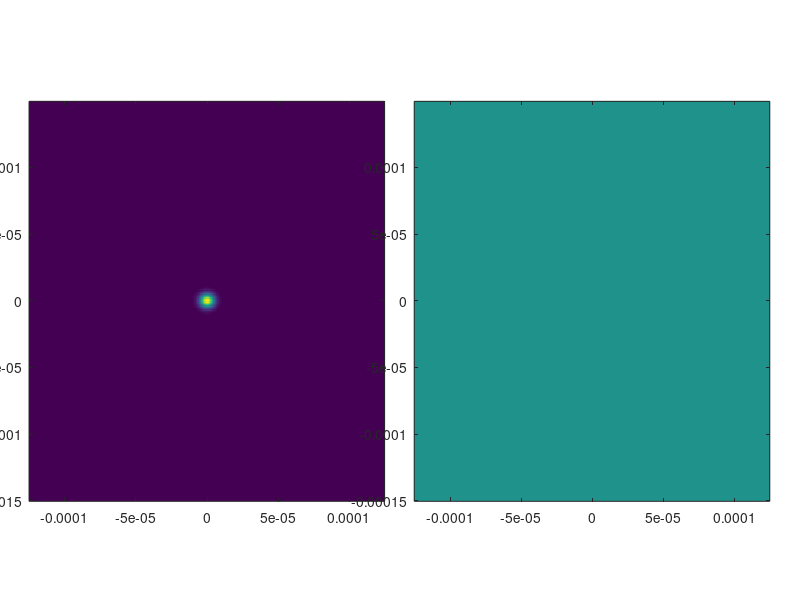

The MATLAB script that drew this image: (Note: this script raises an error after producing the figure.)
%%
% Author: Madhu Veettikazhy
% Date: 22 March 2018
% Gaussian beam (CW) electric field propagation from the 
% focal point (initial waist plane width is defined here) 
% back to the distal end of the optical fiber. 
% ***************************************************************************************************

%% User-specified general parameters
Nx = 600;                                                        % x resolution
Ny = 300;                                                         % y resolution
Nz = 100;                                                        % Number of z steps

Lx = 250e-6;                                                     % [m] x side length
Ly = 300e-6;                                                         % [m] y side length
Lz = 2e-3;                                                       % [m] z propagation distance

lambda = 632.8e-9;                                               % [m] Wavelength 
w = 10e-6;                                                       % [m] Initial waist plane 1/e^2 radius of the gaussian beam

%% Initialization of space and frequency grids
dx = Lx/Nx;
dy = Ly/Ny;
dz = Lz/Nz;

x = dx*(-Nx/2:Nx/2-1);
y = dy*(-Ny/2:Ny/2-1);
[X,Y] = ndgrid(x,y);

kx = 2*pi/Lx*(-Nx/2:Nx/2-1);
ky = 2*pi/Ly*(-Ny/2:Ny/2-1);
[kX,kY] = ndgrid(kx,ky);

%% Beam initialization
amplitude = exp(-2*(X.^2+Y.^2)/w^2);                             % Gaussian field amplitude
phase = zeros(Nx,Ny);                                            % Phase
E = amplitude.*exp(1i*phase);                                    % Electric field

%% Figure initialization
h_fig1 = figure(1);
set(h_fig1,'Position',[50 50 Nx*2+150 Ny+150]); clf;
h_ax1 = axes('Units','pixels','Position', [50 75 Nx Ny]);
h_im1 = imagesc(x,y,abs(E.').^2);
axis xy
set(h_ax1, 'xlimmode','manual', 'ylimmode','manual');

h_ax2 = axes('Units','pixels','Position', [Nx+100 75 Nx Ny]);
h_im2 = imagesc(x,y,angle(E.'));
axis xy
set(h_ax2, 'xlimmode','manual', 'ylimmode','manual');
       
%% Fresnel Propagation and plotting
prop_kernel = ifftshift(exp(-1i*dz*(kX.^2 + kY.^2)*lambda/(4*pi))); % Fresnel propagation kernel

for zidx = 1:Nz
    E = ifft2(fft2(E).*prop_kernel);
    
    h_ax1.Title.String = ['Intensity at z = ' num2str(zidx*dz,'%.1e') ' m'];
    h_im1.CData = abs(E.').^2;
    h_ax2.Title.String = ['Phase at z = ' num2str(zidx*dz,'%.1e') ' m'];
    h_im2.CData = angle(E.');
    drawnow;
end






%%  Angular Spectrum Propagation
% 
% dist_z = 1e-6;                       % altitude (meters) 
% phy_x = w;               % physical width (meters) 
% phy_y = w;               % physical length (meters) 
% Fs_x = N/phy_x; 
% Fs_y = N/phy_y; 
% dx2 = Fs_x^(-1); 
% dy2 = Fs_y^(-1); 
% dFx = Fs_x/N;
% dFy = Fs_y/N; 
% Fx = (-Fs_x/2:dFx:(Fs_x/2 - dFx)); 
% Fy = (-Fs_y/2:dFy:(Fs_y/2 - dFy)); 
% 
% % alpha and beta (wavenumber components) 
% alpha = lambda.*Fx; 
% beta = lambda.*Fy;
% 
% % gamma_cust 
% gamma_cust = zeros(length(beta), length(alpha)); 
% for j = 1:length(beta)     
%     for i = 1:length(alpha)         
%         if (alpha(i)^2 + beta(j)^2) > 1             
%             gamma_cust(j, i) = 0;         
%         else
%             gamma_cust(j, i) = sqrt(1 - alpha(i)^2 - beta(j)^2);         
%         end
%     end
% end
% 
% % angular spectrm based formula 
% U1=E_gauss;
% for iter=1:100
% U1 = ifft2(ifftshift(fftshift(fft2(U1)).*exp(1i*k.*gamma_cust.*dist_z))); 
% I1 = (1/(16*pi)).*(U1.*conj(U1)); 
% imagesc(I1),title(['Propagated step: ', num2str(iter)]); 
% drawnow;
% % pause(1);
% end
